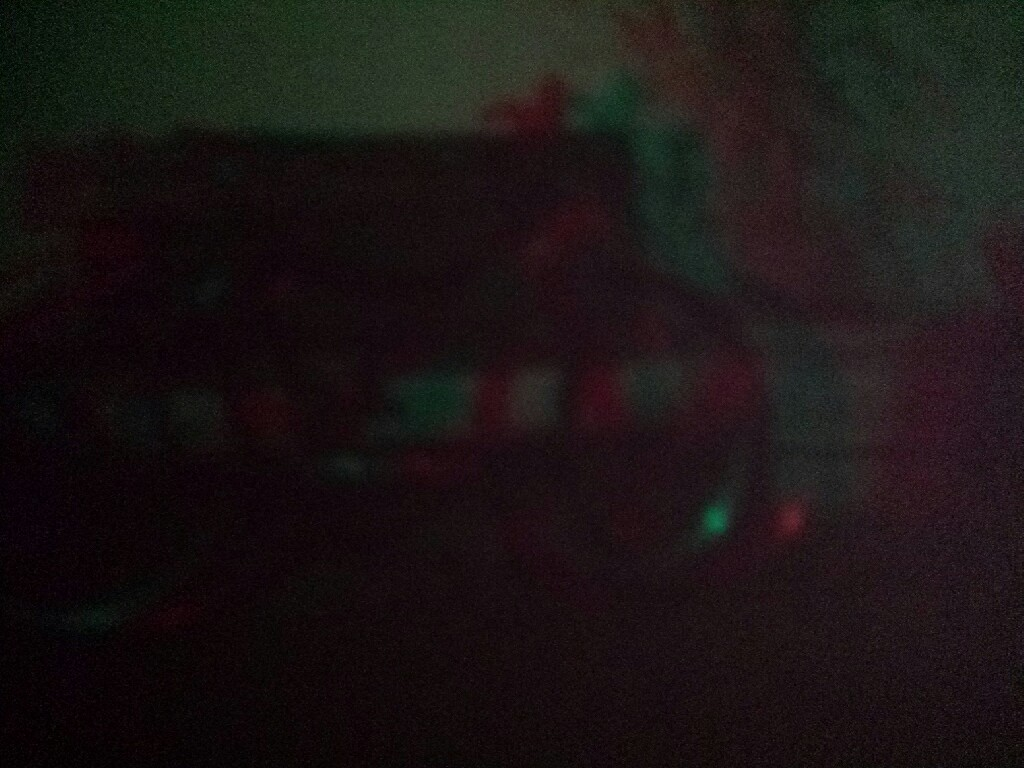
#> input picture report/bike.jpg, 1024 x 768 px
$ python split.py ../report/bike.jpg
#> lines starting #> are read from the running program, lines starting #| are printed output that depends on the picture
#> in read_file, returned value is the input picture: shape (768, 1024, 3); mean B, G, R 20.8, 21, 26.9
#!/usr/bin/env python

import os
import sys
import cv2


def split(image):
    green = image[:,:, 1]
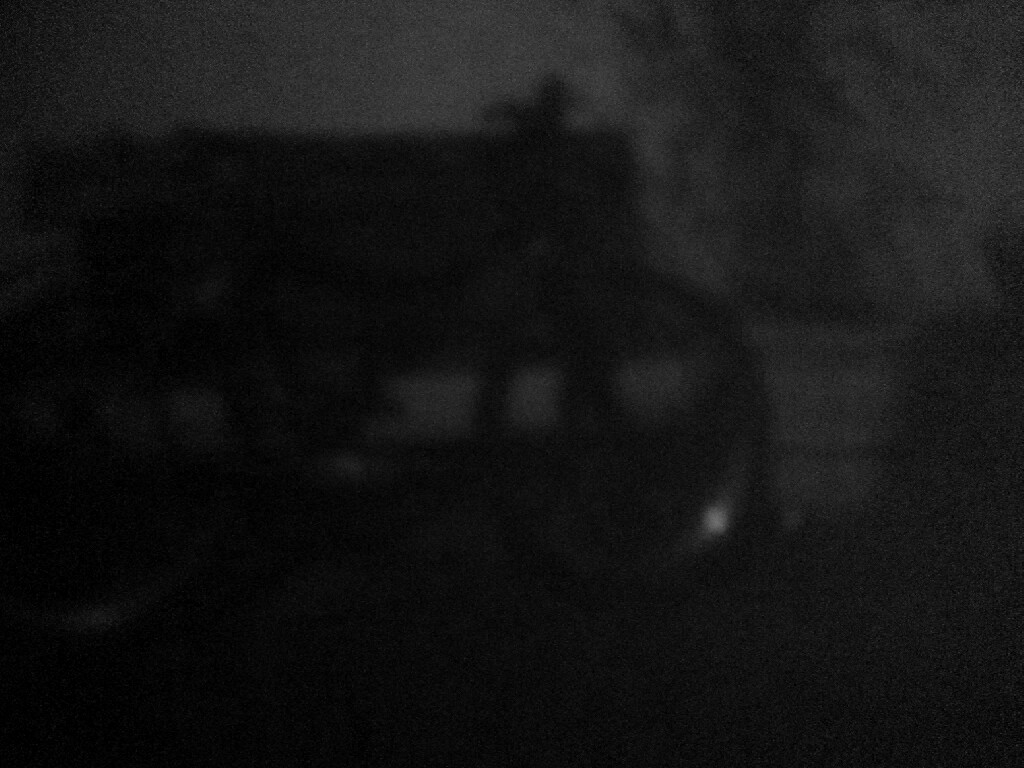
#> green: shape (768, 1024); min 0, max 113, mean 21
    red = image[:,:, 2]
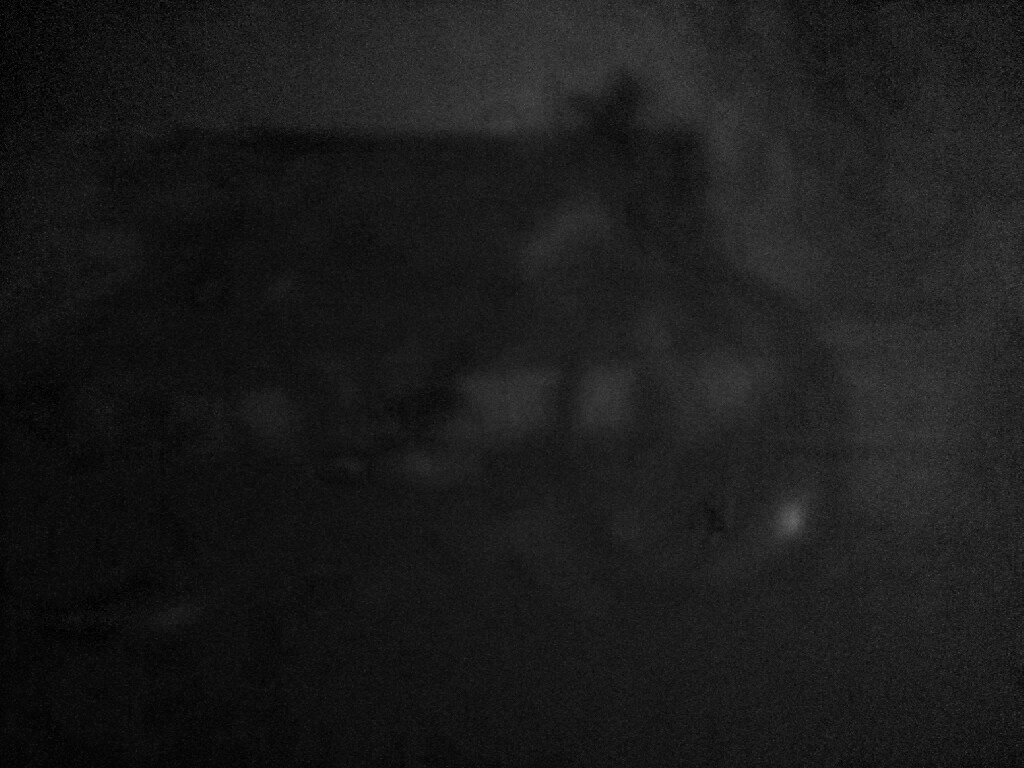
#> red: shape (768, 1024); min 0, max 107, mean 26.9

    return (green, red)


def read_file(path):
    # Read image as 3 color image
    return cv2.imread(path, 1)


def main(path):
    (root, ext) = os.path.splitext(path)

    image = read_file(path)

    (green, red) = split(image)

    cv2.imwrite("{}_green{}".format(root, ext), green)
    cv2.imwrite("{}_red{}".format(root, ext), red)


if __name__ == "__main__":
    if len(sys.argv) > 1:
        main(sys.argv[1])
